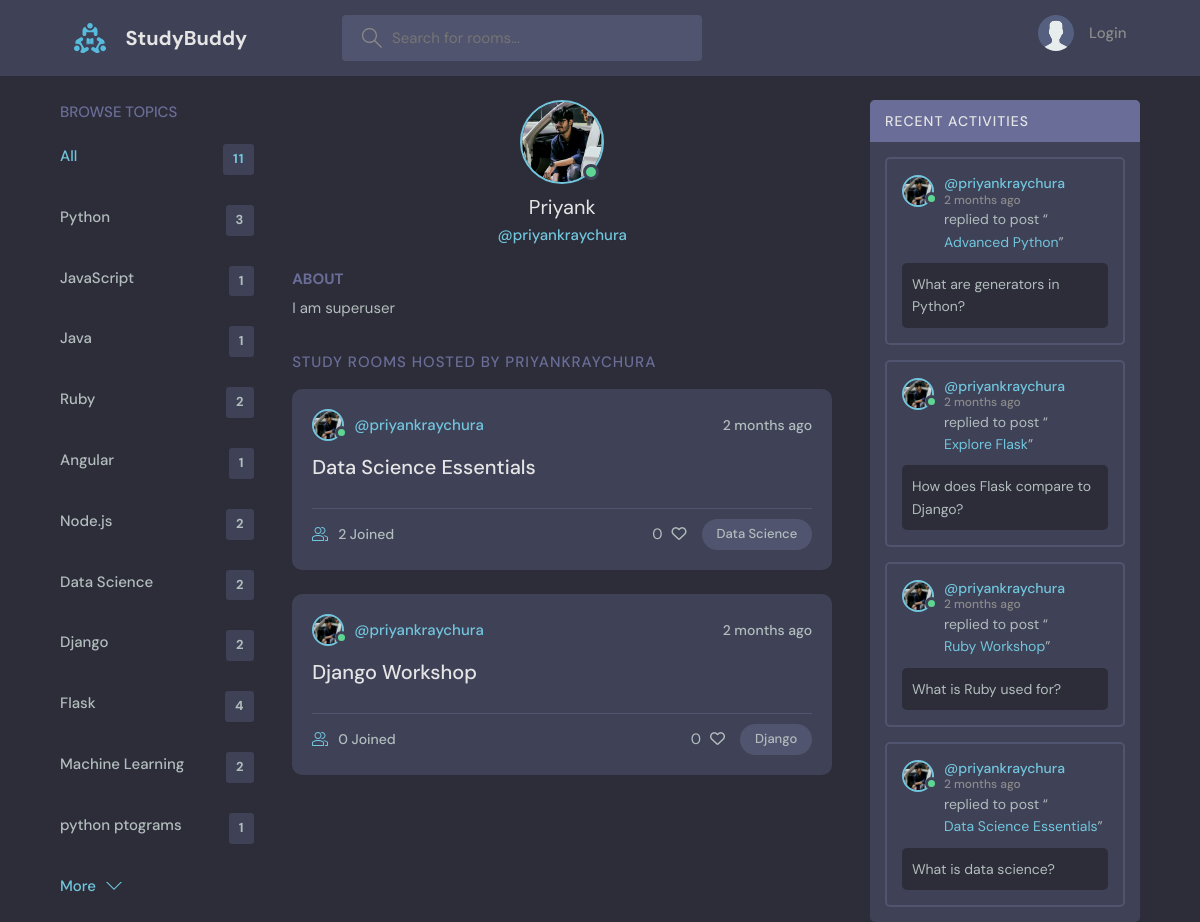
Page /profile/1/ on the committed database.
### base/models.py (models this page shows, shortened)
class Topic(models.Model):
    name = models.CharField(max_length=200)

class User(AbstractUser):
    name = models.CharField(max_length=200, null=True)
    email = models.EmailField(unique=True ,null=True)
    bio = models.TextField(null=True)
    avatar = models.ImageField(null=True, default="avatar.svg")
    USERNAME_FIELD = 'email'
    REQUIRED_FIELDS = ['username']

class Room(models.Model):
    host = models.ForeignKey(User, on_delete=models.SET_NULL, null=True)
    topic = models.ForeignKey(Topic, on_delete=models.SET_NULL, null=True)
    name = models.CharField(max_length=200)
    description = models.TextField(null = True, blank=True)
    participants = models.ManyToManyField(User, related_name='participants', blank=True)
    updated = models.DateTimeField(auto_now=True)
    created = models.DateTimeField(auto_now_add=True)
    likes = models.ManyToManyField(User, related_name='liked_items', blank=True)
    class Meta:
        ordering = ['-updated', '-created']
    def __str__(self):
        return self.name

class Message(models.Model):
    user = models.ForeignKey(User, on_delete=models.CASCADE)
    room = models.ForeignKey(Room, on_delete=models.CASCADE)
    body = models.TextField()
    updated = models.DateTimeField(auto_now=True)
    created = models.DateTimeField(auto_now_add=True)
    class Meta:
        ordering = ['-updated', '-created']

### base/views.py (the view)
# urls.py: path('profile/<str:pk>/', views.userProfile, name = "user-profile"),
def userProfile(request, pk):
    user = User.objects.get(id=pk)
    rooms = user.room_set.all()
    room_messages = user.message_set.all()
    topics = Topic.objects.all()
    context = {'user': user, 'rooms': rooms, 'room_messages': room_messages, 'topics': topics}
    return render(request, 'base/profile.html', context)

### base/templates/base/profile.html (shortened to what this page needs)
{% extends 'main.html' %}
{% block content %}
  <main class="profile-page layout layout--3">
    <div class="container">
      {% include 'base/topics_component.html' %}
      <div class="roomList">
        <div class="profile">
          <div class="profile__avatar">
            <div class="avatar avatar--large {% if user.is_active %}active{% endif %}">
              <img src="{{ user.avatar.url }}" />
            </div>
          </div>
          <div class="profile__info">
            <h3>{{ user.name }}</h3>
            <p>@{{ user.username }}</p>
          </div>
          <div class="profile__about">
            <h3>About</h3>
            <p>
              {{ user.bio }}
            </p>
          </div>
        </div>
        <div class="roomList__header">
          <div>
            <h2>Study Rooms Hosted by {{ user.username }}</a>
            </h2>
          </div>
        </div>
        {% include 'base/feed_component.html' %}
      </div>
      {% include 'base/activity_component.html' %}
    </div>
  </main>
{% endblock content %}

### templates/main.html (shortened to what this page needs)
<!DOCTYPE html>
{% load static %}
<html lang="en">
  <head>
    <link rel="stylesheet" href="{% static 'styles/style.css' %}" />
    <link rel="stylesheet" href="{% static 'styles/main.css' %}" />
    <link rel="stylesheet" href="https://cdnjs.cloudflare.com/ajax/libs/font-awesome/6.5.2/css/all.min.css" />
  </head>
  <body>
    {% include 'navbar.html' %}
    {% block content %}
    {% endblock %}
  </body>
</html>

### templates/navbar.html (shortened to what this page needs)
{% load static %}
<header class="header header--loggedIn">
    <div class="container">
      <a href="{% url 'home' %}" class="header__logo">
        <img src="{% static 'images/logo.svg' %}" />
        <h1>StudyBuddy</h1>
      </a>
      <form class="header__search" method="GET" action="{% url 'home' %}">
        <label>
          <input name="q" placeholder="Search for rooms..." />
        </label>
      </form>
      <nav class="header__menu">
        {% if request.user.is_authenticated %}
        <div class="header__user">
          <a href="{% url 'user-profile' request.user.id %}">
            <div class="avatar avatar--medium active">
              <img src="{{ request.user.avatar.url }}" />
            </div>
            <p>{{ request.user.name }} <span>@{{ request.user.username }}</span></p>
          </a>
          <button class="dropdown-button">
            <svg version="1.1" xmlns="http://www.w3.org/2000/svg" width="32" height="32" viewBox="0 0 32 32">
              <title>chevron-down</title>
              <path d="M16 21l-13-13h-3l16 16 16-16h-3l-13 13z"></path>
            </svg>
          </button>
        </div>
        {% else %}
        <a href="{% url 'login' %}">
          <img src="{% static 'images/avatar.svg' %}" />
          <p>Login</p>
        </a>
        {% endif %}
      </nav>
    </div>
  </header>

### base/templates/base/topics_component.html
<div class="topics">
    <div class="topics__header">
      <h2>Browse Topics</h2>
    </div>
    <ul class="topics__list">
      <li>
        <a href="{% url 'home' %}" class="active">All <span>{{ topics.count }}</span></a>
      </li>
      {% for topic in topics %}
        <li>
            <a href="{% url 'home' %}?q={{topic.name}}">{{ topic.name }} <span>{{ topic.room_set.all.count }}</span></a>
        </li>
      {% endfor %}
    </ul>
    <a class="btn btn--link" href="{% url 'topics' %}">
      More
      <svg version="1.1" xmlns="http://www.w3.org/2000/svg" width="32" height="32" viewBox="0 0 32 32">
        <title>chevron-down</title>
        <path d="M16 21l-13-13h-3l16 16 16-16h-3l-13 13z"></path>
      </svg>
    </a>
  </div>

### base/templates/base/feed_component.html (shortened to what this page needs)
<link rel="stylesheet" href="https://cdnjs.cloudflare.com/ajax/libs/font-awesome/6.5.2/css/all.min.css"
 />
{% for room in rooms %}
<div class="roomListRoom">
    <div class="roomListRoom__header">
        <a href="{% url 'user-profile' room.host.id %}" class="roomListRoom__author">
            <div class="avatar avatar--small {% if room.host.is_active %}active{% endif %}">
                <img src="{{ room.host.avatar.url }}" />
            </div>
            <span>@{{room.host.username}}</span>
        </a>
        <div class="roomListRoom__actions">
            <span>{{ room.created|timesince }} ago</span>
        </div>
    </div>
    <div class="roomListRoom__content">
        <a href="{% url 'room' room.id %}">{{room.name}}</a>
    </div>
    <div class="roomListRoom__meta">
        <a href="{% url 'room' room.id %}" class="roomListRoom__joined">
            {{ room.participants.all.count }} Joined
        </a>
        <div class="like">
            <span id="likes-count-{{ room.id }}">{{ room.likes.count }}</span>
            <span class="like-button" data-item-id="{{ room.id }}">
                {% if user in room.likes.all %}
                <i class="fas fa-heart"></i>
                {% else %}
                <i class="far fa-heart"></i>
                {% endif %}
            </span>
        </div>
        <p class="roomListRoom__topic">
            {% if room.topic.name %}
                {{room.topic.name}}
            {% else %}
                None
            {% endif %}
        </p>
    </div>
</div>
{% endfor %}

### base/templates/base/activity_component.html (shortened to what this page needs)
<div class="activities">
    <div class="activities__header">
      <h2>Recent Activities</h2>
    </div>
    {% for message in room_messages %}
    <div class="activities__box">
      <div class="activities__boxHeader roomListRoom__header">
        <a href="{% url 'user-profile' message.user.id %}" class="roomListRoom__author">
          <div class="avatar avatar--small {% if message.user.is_active %}active{% endif %}">
            <img src="{{ message.user.avatar.url }}" />
          </div>
          <p>
            @{{ message.user.username }}
            <span>{{ message.created|timesince }} ago</span>
          </p>
        </a>
      </div>
      <div class="activities__boxContent">
        <p>replied to post “<a href="{% url 'room' message.room.id %}">{{ message.room }}</a>”</p>
        <div class="activities__boxRoomContent">
            {{ message.body }}
        </div>
      </div>
    </div>
    {% endfor %}
  </div>

### base/templates/base/feed_component.html (style rules this page uses)
.like { margin-left: auto; margin-right: 10px; }
.like-button { cursor: pointer; padding: 5px; }

### rows in the picture
Topic: name "Python", room_set.all.count "3"
Topic: name "JavaScript", room_set.all.count "1"
Topic: name "Java", room_set.all.count "1"
Topic: name "Ruby", room_set.all.count "2"
Topic: name "Angular", room_set.all.count "1"
Topic: name "Node.js", room_set.all.count "2"
Topic: name "Data Science", room_set.all.count "2"
Topic: name "Django", room_set.all.count "2"
Topic: name "Flask", room_set.all.count "4"
Topic: name "Machine Learning", room_set.all.count "2"
Topic: name "python ptograms", room_set.all.count "1"
User: avatar (picture), name "Priyank", username "priyankraychura", bio "I am superuser", username "PRIYANKRAYCHURA"
Room: host.avatar (picture), host.username "priyankraychura", created "2 months", name "Data Science Essentials", participants.all.count "2", likes.count "0", topic.name "Data Science"
Room: host.avatar (picture), host.username "priyankraychura", created "2 months", name "Django Workshop", participants.all.count "0", likes.count "0", topic.name "Django"
Message: user.avatar (picture), user.username "priyankraychura", created "2 months", room "Advanced Python", body "What are generators in Python?"
Message: user.avatar (picture), user.username "priyankraychura", created "2 months", room "Explore Flask", body "How does Flask compare to Django?"
Message: user.avatar (picture), user.username "priyankraychura", created "2 months", room "Ruby Workshop", body "What is Ruby used for?"
Message: user.avatar (picture), user.username "priyankraychura", created "2 months", room "Data Science Essentials", body "What is data science?"

### other values in the picture
{{ topics.count }} "11"
